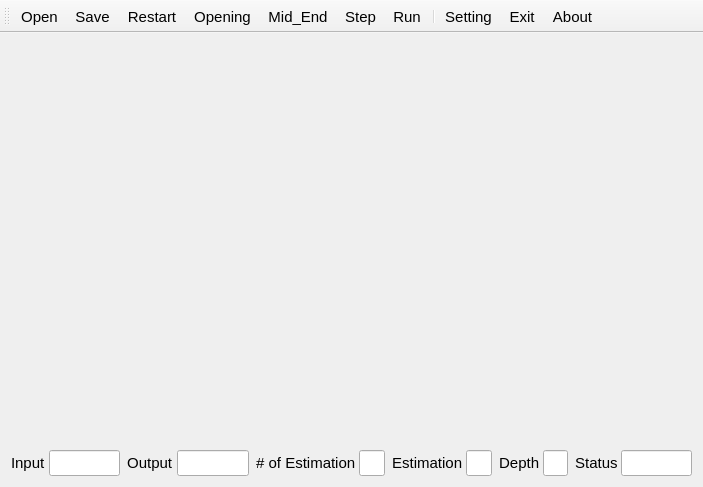
<?xml version="1.0" encoding="UTF-8"?>
<ui version="4.0">
 <class>MainWndClass</class>
 <widget class="QMainWindow" name="MainWndClass">
  <property name="geometry">
   <rect>
    <x>0</x>
    <y>0</y>
    <width>703</width>
    <height>487</height>
   </rect>
  </property>
  <property name="font">
   <font>
    <pointsize>11</pointsize>
   </font>
  </property>
  <property name="windowTitle">
   <string>MinMaxOpening</string>
  </property>
  <property name="windowIcon">
   <iconset resource="MainWnd.qrc">
    <normaloff>:/MainWnd/Images/Morris.png</normaloff>:/MainWnd/Images/Morris.png</iconset>
  </property>
  <widget class="QWidget" name="centralWidget">
   <layout class="QVBoxLayout" name="verticalLayout">
    <item>
     <widget class="BoardView" name="boardView" native="true">
      <property name="sizePolicy">
       <sizepolicy hsizetype="Preferred" vsizetype="Expanding">
        <horstretch>0</horstretch>
        <verstretch>0</verstretch>
       </sizepolicy>
      </property>
     </widget>
    </item>
    <item>
     <layout class="QHBoxLayout" name="horizontalLayout">
      <property name="spacing">
       <number>3</number>
      </property>
      <item>
       <widget class="QLabel" name="labelInput">
        <property name="text">
         <string>Input</string>
        </property>
       </widget>
      </item>
      <item>
       <widget class="QLineEdit" name="leInput"/>
      </item>
      <item>
       <widget class="QLabel" name="labelOutput">
        <property name="text">
         <string> Output</string>
        </property>
       </widget>
      </item>
      <item>
       <widget class="QLineEdit" name="leOutput">
        <property name="readOnly">
         <bool>true</bool>
        </property>
       </widget>
      </item>
      <item>
       <widget class="QLabel" name="labelEstimationCount">
        <property name="text">
         <string> # of Estimation</string>
        </property>
       </widget>
      </item>
      <item>
       <widget class="QLineEdit" name="leEstimationCount">
        <property name="maximumSize">
         <size>
          <width>75</width>
          <height>16777215</height>
         </size>
        </property>
        <property name="readOnly">
         <bool>true</bool>
        </property>
       </widget>
      </item>
      <item>
       <widget class="QLabel" name="labelEstimation">
        <property name="text">
         <string> Estimation</string>
        </property>
       </widget>
      </item>
      <item>
       <widget class="QLineEdit" name="leEstimation">
        <property name="maximumSize">
         <size>
          <width>50</width>
          <height>16777215</height>
         </size>
        </property>
        <property name="readOnly">
         <bool>true</bool>
        </property>
       </widget>
      </item>
      <item>
       <widget class="QLabel" name="labelDepth">
        <property name="text">
         <string> Depth</string>
        </property>
       </widget>
      </item>
      <item>
       <widget class="QLineEdit" name="leDepth">
        <property name="maximumSize">
         <size>
          <width>25</width>
          <height>16777215</height>
         </size>
        </property>
        <property name="readOnly">
         <bool>true</bool>
        </property>
       </widget>
      </item>
      <item>
       <widget class="QLabel" name="labelStatus">
        <property name="text">
         <string> Status</string>
        </property>
       </widget>
      </item>
      <item>
       <widget class="QLineEdit" name="leStatus"/>
      </item>
     </layout>
    </item>
   </layout>
  </widget>
  <widget class="QToolBar" name="mainToolBar">
   <property name="windowTitle">
    <string>Tool bar</string>
   </property>
   <property name="iconSize">
    <size>
     <width>48</width>
     <height>32</height>
    </size>
   </property>
   <property name="toolButtonStyle">
    <enum>Qt::ToolButtonTextUnderIcon</enum>
   </property>
   <attribute name="toolBarArea">
    <enum>TopToolBarArea</enum>
   </attribute>
   <attribute name="toolBarBreak">
    <bool>false</bool>
   </attribute>
   <addaction name="actionOpen"/>
   <addaction name="actionSave"/>
   <addaction name="actionRestart"/>
   <addaction name="actionOpening"/>
   <addaction name="actionGame"/>
   <addaction name="actionStep"/>
   <addaction name="actionRun"/>
   <addaction name="separator"/>
   <addaction name="actionSetting"/>
   <addaction name="actionExit"/>
   <addaction name="actionAbout"/>
  </widget>
  <action name="actionOpen">
   <property name="icon">
    <iconset resource="MainWnd.qrc">
     <normaloff>:/MainWnd/Images/open.png</normaloff>:/MainWnd/Images/open.png</iconset>
   </property>
   <property name="text">
    <string>Open</string>
   </property>
  </action>
  <action name="actionSave">
   <property name="icon">
    <iconset resource="MainWnd.qrc">
     <normaloff>:/MainWnd/Images/save.png</normaloff>:/MainWnd/Images/save.png</iconset>
   </property>
   <property name="text">
    <string>Save</string>
   </property>
  </action>
  <action name="actionExit">
   <property name="icon">
    <iconset resource="MainWnd.qrc">
     <normaloff>:/MainWnd/Images/exit.png</normaloff>:/MainWnd/Images/exit.png</iconset>
   </property>
   <property name="text">
    <string>Exit</string>
   </property>
  </action>
  <action name="actionOpening">
   <property name="icon">
    <iconset resource="MainWnd.qrc">
     <normaloff>:/MainWnd/Images/opening.png</normaloff>:/MainWnd/Images/opening.png</iconset>
   </property>
   <property name="text">
    <string>Opening</string>
   </property>
  </action>
  <action name="actionGame">
   <property name="icon">
    <iconset resource="MainWnd.qrc">
     <normaloff>:/MainWnd/Images/checkered_flag.png</normaloff>:/MainWnd/Images/checkered_flag.png</iconset>
   </property>
   <property name="text">
    <string>Mid_End</string>
   </property>
  </action>
  <action name="actionSetting">
   <property name="icon">
    <iconset resource="MainWnd.qrc">
     <normaloff>:/MainWnd/Images/setting.png</normaloff>:/MainWnd/Images/setting.png</iconset>
   </property>
   <property name="text">
    <string>Setting</string>
   </property>
  </action>
  <action name="actionAbout">
   <property name="icon">
    <iconset resource="MainWnd.qrc">
     <normaloff>:/MainWnd/Images/question.png</normaloff>:/MainWnd/Images/question.png</iconset>
   </property>
   <property name="text">
    <string>About</string>
   </property>
  </action>
  <action name="actionStep">
   <property name="icon">
    <iconset resource="MainWnd.qrc">
     <normaloff>:/MainWnd/Images/step.png</normaloff>:/MainWnd/Images/step.png</iconset>
   </property>
   <property name="text">
    <string>Step</string>
   </property>
  </action>
  <action name="actionRun">
   <property name="icon">
    <iconset resource="MainWnd.qrc">
     <normaloff>:/MainWnd/Images/run.png</normaloff>:/MainWnd/Images/run.png</iconset>
   </property>
   <property name="text">
    <string>Run</string>
   </property>
  </action>
  <action name="actionRestart">
   <property name="icon">
    <iconset resource="MainWnd.qrc">
     <normaloff>:/MainWnd/Images/restart.png</normaloff>:/MainWnd/Images/restart.png</iconset>
   </property>
   <property name="text">
    <string>Restart</string>
   </property>
  </action>
 </widget>
 <layoutdefault spacing="6" margin="11"/>
 <customwidgets>
  <customwidget>
   <class>BoardView</class>
   <extends>QWidget</extends>
   <header>BoardView.h</header>
   <container>1</container>
  </customwidget>
 </customwidgets>
 <resources>
  <include location="MainWnd.qrc"/>
 </resources>
 <connections>
  <connection>
   <sender>actionExit</sender>
   <signal>triggered()</signal>
   <receiver>MainWndClass</receiver>
   <slot>close()</slot>
   <hints>
    <hint type="sourcelabel">
     <x>-1</x>
     <y>-1</y>
    </hint>
    <hint type="destinationlabel">
     <x>378</x>
     <y>225</y>
    </hint>
   </hints>
  </connection>
 </connections>
</ui>
